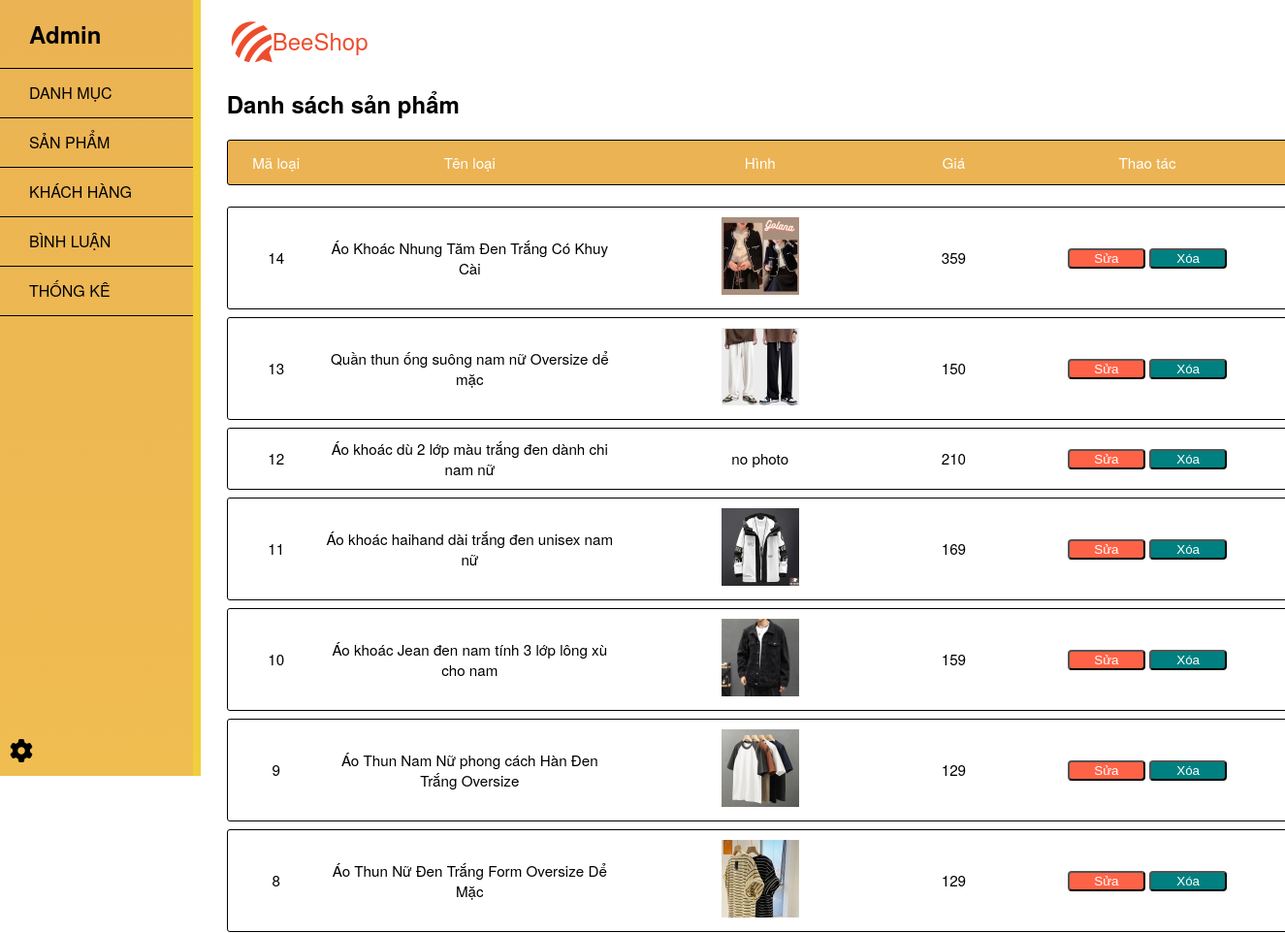
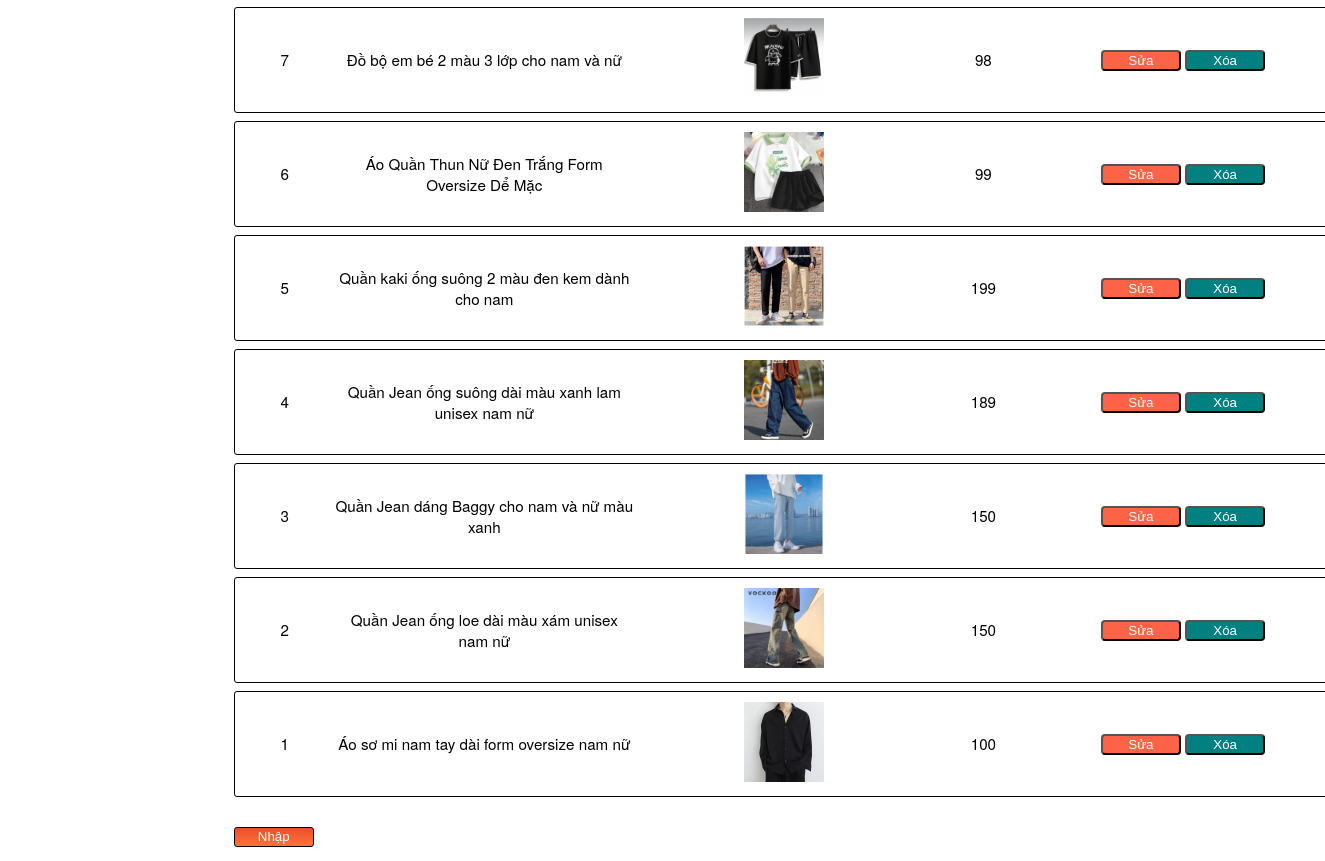
Page /Web_DuAn1/admin/index.php?act=listsp on the committed database (2 pictures, top to bottom).
### tables this page shows
CREATE TABLE `sanpham` (
  `idsp` int(10) NOT NULL,
  `tensp` varchar(225) NOT NULL,
  `gia` int(10) NOT NULL,
  `luotxem` int(10) NOT NULL,
  `mota` varchar(225) NOT NULL,
  `iddm` int(10) NOT NULL,
  `img` varchar(225) DEFAULT NULL
);

### Web_DuAn1/model/pdo.php (called while the page is built, shortened)
<?php
function pdo_get_connection()
{
    $servername = "localhost";
    $username = "root";
    $password = "buiminh2004";
    try {
        $conn = new PDO("mysql:host=$servername;dbname=shoppe", $username, $password);
        $conn->setAttribute(PDO::ATTR_ERRMODE, PDO::ERRMODE_EXCEPTION);
        return $conn;
    } catch (PDOException $e) {
        echo "Lỗi kết nối: " . $e->getMessage();
    }
}
function pdo_query($sql)
{
    $sql_args = array_slice(func_get_args(), 1);
    try {
        $conn = pdo_get_connection();
        $stmt = $conn->prepare($sql);
        $stmt->execute($sql_args);
        $rows = $stmt->fetchAll();
        return $rows;
    } catch (PDOException $e) {
        throw $e;
    } finally {
        unset($conn);
    }
}

### Web_DuAn1/model/sanpham.php (called while the page is built, shortened)
<?php
function loadAll_sanpham() {
    $sql = "SELECT * FROM sanpham order by idsp DESC";
    $listsp = pdo_query($sql);
    return $listsp;
}
?>

### Web_DuAn1/admin/sanpham/listsp.php (the view)
<?php
include "header.php";
?>
<div class="tieuDe">
    <h1>Danh sách sản phẩm</h1>
</div>
<div class="table">
    <div class="thead">
        <div class="tr">
            <div class="th" style="width: 100px;">Mã loại</div>
            <div class="th" style="width: 300px;">Tên loại</div>
            <div class="th" style="width: 300px;">Hình</div>
            <div class="th" style="width: 100px;">Giá</div>
            <div class="th" style="width: 300px;">Thao tác</div>
        </div>
    </div>
    <div class="tbody">
        <?php
        $listsp = loadAll_sanpham();
        foreach ($listsp as $sp) {
            extract($sp);
            $delete_link = "index.php?act=xoasp&idsp=" . $idsp;
            $update_link = "index.php?act=suasp&idsp=" . $idsp;
            $hinhanh = "../upload/" . $img;
            if (is_file($hinhanh)) {
                $hinh = "<img src='" . $hinhanh . "' height='80'>";
            } else {
                $hinh = "no photo";
            }
            ?>
            <div class="flex_tr">
                <div class="tr">
                    <div class="th" style="width: 100px;">
                        <?= $idsp ?>
                    </div>
                    <div class="th" style="width: 300px;">
                        <?= $tensp ?>
                    </div>
                    <div class="th" style="width: 300px;">
                        <?= $hinh ?>
                    </div>
                    <div class="th" style="width: 100px;">
                        <?= $gia ?>
                    </div>
                    <div class="th" style="width: 300px;">
                        <button class="bnt_list"><a href="<?= $update_link ?>">Sửa</a></button>
                        <button class="bnt_list1"><a href="<?= $delete_link ?>">Xóa</a></button>
                    </div>
                </div>
            </div>
        <?php } ?>
    </div>
    <button class="submit"><a href="index.php?act=sanpham">Nhập Thêm</a></button>
</div>
</aside>
<?php
include "footer.php";
?>

### Web_DuAn1/admin/index.php (shortened to what this page needs)
<?php
include "../model/pdo.php";
include "../model/sanpham.php";
if (isset($_GET['act']) && ($_GET['act'])) {
    $act = $_GET['act'];
    switch ($act) {
        case "listsp":
            $listsp = loadAll_sanpham();
            include "sanpham/listsp.php";
            break;
    }
} else {
    include "home.php";
}
?>

### Web_DuAn1/admin/header.php (shortened to what this page needs)
<!DOCTYPE html>
<html lang="en">
<head>
    <link rel="stylesheet" href="../content/css/danhmuc.css">
    <link rel="stylesheet" href="../content/css/listdm.css">
    <link rel="stylesheet" href="https://cdnjs.cloudflare.com/ajax/libs/font-awesome/6.2.0/css/all.min.css">
</head>
<body>
    <article>
        <div class="box_left">
        <div class="box_left_h1">
                <h1>Admin</h1>
            </div>
            <ul class="ul_left">
                <div class="div_li" id="li1">
                    <li class="li_left"><a href="index.php?act=danhmuc">DANH MỤC</a></li>
                </div>
                <div class="div_li">
                    <li class="li_left"><a href="index.php?act=sanpham">SẢN PHẨM</a></li>
                </div>
                <div class="div_li">
                    <li class="li_left"><a href="index.php?act=listtk">KHÁCH HÀNG</a></li>
                </div>
                <div class="div_li">
                    <li class="li_left"><a href="index.php?act=listbl">BÌNH LUẬN</a></li>
                </div>
                <div class="div_li">
                    <li class="li_left"><a href="index.php?act=thongke">THỐNG KÊ</a></li>
                </div>
            </ul>
        </div>
        <div class="setting" onclick="closeOpen1()">
            <i class="fa-solid fa-gear fa-xl"></i>
        </div>
    </article>
    <aside>
        <div class="logo">
            <ul class="ul_logo">
                <li class="i"><i class="fa-brands fa-forumbee fa-2xl"></i></li>
                <li><a class="name_logo" href="#">BeeShop</a></li>
            </ul>
        </div>

### Web_DuAn1/admin/footer.php (shortened to what this page needs)
</body>
</html>

### Web_DuAn1/content/css/danhmuc.css (style rules this page uses)
body { margin: 0; padding: 0; font-family: "Helvetica Neue", Helvetica, Arial, 文泉驛正黑, "WenQuanYi Zen Hei", "Hiragino Sans GB", "儷黑 Pro", "LiHei Pro", "Heiti TC", 微軟正黑體, "Microsoft JhengHei UI", "Microsoft JhengHei", sans-serif; }
article { position: fixed; width: 15%; height: 100vh; float: left; background-image: linear-gradient(#EBB353, #F0BD51); top: 0px; left: 0px; bottom: 0px; border-right: 8px solid #F0CE3C; }
.box_left_h1 { height: 70px; line-height: 70px; }
.box_left h1 { margin: 0; padding-left: 30px; color: rgb(0, 0, 0); }
.ul_left { list-style-type: none; padding-left: 0; display: block; margin-top: 0; }
.li_left { display: block; }
.li_left a { text-decoration: none; color: black; display: block; padding-left: 30px; }
.div_li { height: 50px; line-height: 50px; display: block; transition: all 0.3s ease; border-bottom:1px solid black; }
#li1 { border-top: 1px solid black; }
.setting { position: absolute; bottom: 15px; left: 10px; }
aside { width: 85%; min-height: 100vh; float: right; background-color: rgb(255, 255, 255); }
.logo { font-size: x-large; height: 70px; display: block; display: flex; }
.logo ul { display: block; list-style-type: none; padding: 35 0 35 0; }
.logo li { float: left; color: #ee4d2d; }
.logo ul li a { text-decoration: none; color: #ee4d2d; }
.tieuDe { margin-left: 35px; }
.submit { margin-top: 10px; margin-bottom: 10px; border-radius: 3px; border: 1px solid black; background-image: linear-gradient(#ee4d2d,#ff7337); color: white; width: 80px; height: 20px; }
.submit a { text-decoration: none; color: white; }
a { color: #fff; text-decoration: none; }

### Web_DuAn1/content/css/listdm.css (style rules this page uses)
.table { width: 1100px; margin-left: 35px; margin-top: 20px; border-radius: 5px; }
.thead { border: 1px solid black; background-color: #EBB353; padding: 12px 0 12px 0; border-radius: 3px; color: white; }
.tbody { padding: 12px 0 12px 0; border-radius: 3px; margin-top: 10px; }
.flex_tr { border: 1px solid black; border-radius: 3px; padding: 10px 0 10px 0; margin-bottom: 8px; }
.tr { display: flex; align-items: center; }
.th { text-align: center; font-size: 0.95rem; }
.bnt_list { width: 80px; border-radius: 4px; background-color: tomato; transition-duration: 0.3s; }
.bnt_list a { display: block; color: white; text-decoration: none; }
.bnt_list1 { width: 80px; border-radius: 4px; background-color: teal; transition-duration: 0.3s; }
.bnt_list1 a { display: block; color: white; text-decoration: none; }

### rows in the picture
sanpham: idsp "14", tensp "Áo Khoác Nhung Tăm Đen Trắng Có Khuy Cài", img (picture), gia "359"
sanpham: idsp "13", tensp "Quần thun ống suông nam nữ Oversize dể mặc", img (picture), gia "150"
sanpham: idsp "12", tensp "Áo khoác dù 2 lớp màu trắng đen dành chi nam nữ", img "no photo", gia "210"
sanpham: idsp "11", tensp "Áo khoác haihand dài trắng đen unisex nam nữ", img (picture), gia "169"
sanpham: idsp "10", tensp "Áo khoác Jean đen nam tính 3 lớp lông xù cho nam", img (picture), gia "159"
sanpham: idsp "9", tensp "Áo Thun Nam Nữ phong cách Hàn Đen Trắng Oversize", img (picture), gia "129"
sanpham: idsp "8", tensp "Áo Thun Nữ Đen Trắng Form Oversize Dể Mặc", img (picture), gia "129"
sanpham: idsp "7", tensp "Đồ bộ em bé 2 màu 3 lớp cho nam và nữ", img (picture), gia "98"
sanpham: idsp "6", tensp "Áo Quần Thun Nữ Đen Trắng Form Oversize Dể Mặc", img (picture), gia "99"
sanpham: idsp "5", tensp "Quần kaki ống suông 2 màu đen kem dành cho nam", img (picture), gia "199"
sanpham: idsp "4", tensp "Quần Jean ống suông dài màu xanh lam unisex nam nữ", img (picture), gia "189"
sanpham: idsp "3", tensp "Quần Jean dáng Baggy cho nam và nữ màu xanh", img (picture), gia "150"
sanpham: idsp "2", tensp "Quần Jean ống loe dài màu xám unisex nam nữ", img (picture), gia "150"
sanpham: idsp "1", tensp "Áo sơ mi nam tay dài form oversize nam nữ", img (picture), gia "100"
